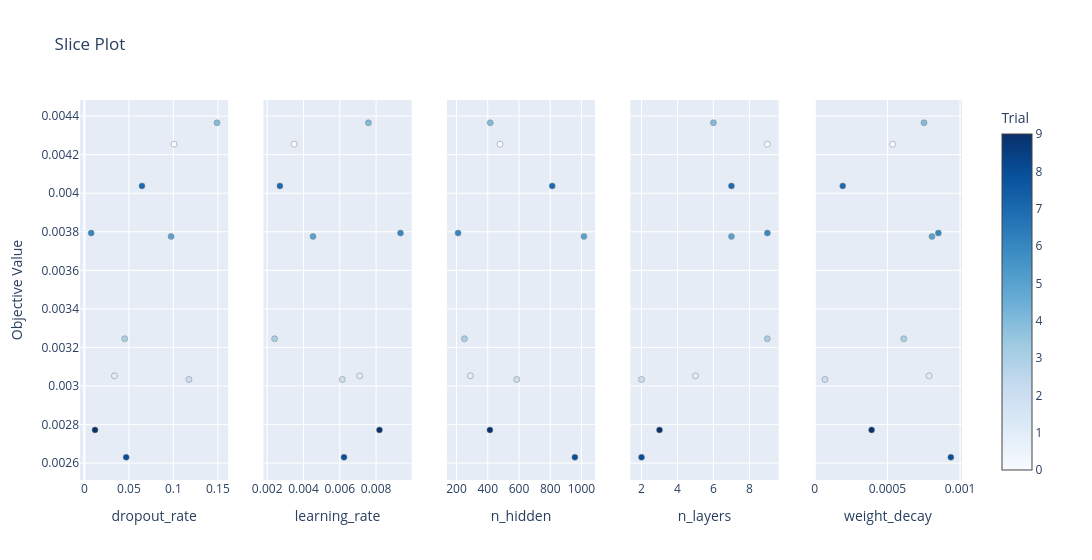

Notebook source saved alongside this figure:
### Code cell
optuna.visualization.plot_slice(study)

### Figure 1 — Plotly figure (JSON) as saved in the notebook; plotly's stock layout.template omitted (floating-point values rounded to 4 significant figures)
{"data": [{"marker": {"color": [0, 1, 2, 3, 4, 5, 6, 7, 8, 9], "colorbar": {"title": {"text": "Trial"}, "x": 1, "xpad": 40}, "colorscale": [[0, "rgb(247,251,255)"], [0.125, "rgb(222,235,247)"], [0.25, "rgb(198,219,239)"], [0.375, "rgb(158,202,225)"], [0.5, "rgb(107,174,214)"], [0.625, "rgb(66,146,198)"], [0.75, "rgb(33,113,181)"], [0.875, "rgb(8,81,156)"], [1, "rgb(8,48,107)"]], "line": {"color": "Grey", "width": 0.5}, "showscale": true}, "mode": "markers", "name": "Feasible Trial", "showlegend": false, "type": "scatter", "x": [0.1007, 0.03371, 0.1175, 0.04525, 0.1491, 0.09744, 0.007558, 0.06471, 0.04693, 0.01188], "xaxis": "x", "y": [0.004254, 0.003053, 0.003034, 0.003245, 0.004365, 0.003776, 0.003793, 0.004038, 0.002631, 0.002772], "yaxis": "y"}, {"marker": {"color": [0, 1, 2, 3, 4, 5, 6, 7, 8, 9], "colorbar": {"title": {"text": "Trial"}, "x": 1, "xpad": 40}, "colorscale": [[0, "rgb(247,251,255)"], [0.125, "rgb(222,235,247)"], [0.25, "rgb(198,219,239)"], [0.375, "rgb(158,202,225)"], [0.5, "rgb(107,174,214)"], [0.625, "rgb(66,146,198)"], [0.75, "rgb(33,113,181)"], [0.875, "rgb(8,81,156)"], [1, "rgb(8,48,107)"]], "line": {"color": "Grey", "width": 0.5}, "showscale": false}, "mode": "markers", "name": "Feasible Trial", "showlegend": false, "type": "scatter", "x": [0.003486, 0.007099, 0.006137, 0.00241, 0.007577, 0.004526, 0.009343, 0.002701, 0.006233, 0.008186], "xaxis": "x2", "y": [0.004254, 0.003053, 0.003034, 0.003245, 0.004365, 0.003776, 0.003793, 0.004038, 0.002631, 0.002772], "yaxis": "y2"}, {"marker": {"color": [0, 1, 2, 3, 4, 5, 6, 7, 8, 9], "colorbar": {"title": {"text": "Trial"}, "x": 1, "xpad": 40}, "colorscale": [[0, "rgb(247,251,255)"], [0.125, "rgb(222,235,247)"], [0.25, "rgb(198,219,239)"], [0.375, "rgb(158,202,225)"], [0.5, "rgb(107,174,214)"], [0.625, "rgb(66,146,198)"], [0.75, "rgb(33,113,181)"], [0.875, "rgb(8,81,156)"], [1, "rgb(8,48,107)"]], "line": {"color": "Grey", "width": 0.5}, "showscale": false}, "mode": "markers", "name": "Feasible Trial", "showlegend": false, "type": "scatter", "x": [478, 289, 586, 251, 416, 1016, 210, 813, 958, 414], "xaxis": "x3", "y": [0.004254, 0.003053, 0.003034, 0.003245, 0.004365, 0.003776, 0.003793, 0.004038, 0.002631, 0.002772], "yaxis": "y3"}, {"marker": {"color": [0, 1, 2, 3, 4, 5, 6, 7, 8, 9], "colorbar": {"title": {"text": "Trial"}, "x": 1, "xpad": 40}, "colorscale": [[0, "rgb(247,251,255)"], [0.125, "rgb(222,235,247)"], [0.25, "rgb(198,219,239)"], [0.375, "rgb(158,202,225)"], [0.5, "rgb(107,174,214)"], [0.625, "rgb(66,146,198)"], [0.75, "rgb(33,113,181)"], [0.875, "rgb(8,81,156)"], [1, "rgb(8,48,107)"]], "line": {"color": "Grey", "width": 0.5}, "showscale": false}, "mode": "markers", "name": "Feasible Trial", "showlegend": false, "type": "scatter", "x": [9, 5, 2, 9, 6, 7, 9, 7, 2, 3], "xaxis": "x4", "y": [0.004254, 0.003053, 0.003034, 0.003245, 0.004365, 0.003776, 0.003793, 0.004038, 0.002631, 0.002772], "yaxis": "y4"}, {"marker": {"color": [0, 1, 2, 3, 4, 5, 6, 7, 8, 9], "colorbar": {"title": {"text": "Trial"}, "x": 1, "xpad": 40}, "colorscale": [[0, "rgb(247,251,255)"], [0.125, "rgb(222,235,247)"], [0.25, "rgb(198,219,239)"], [0.375, "rgb(158,202,225)"], [0.5, "rgb(107,174,214)"], [0.625, "rgb(66,146,198)"], [0.75, "rgb(33,113,181)"], [0.875, "rgb(8,81,156)"], [1, "rgb(8,48,107)"]], "line": {"color": "Grey", "width": 0.5}, "showscale": false}, "mode": "markers", "name": "Feasible Trial", "showlegend": false, "type": "scatter", "x": [0.000536, 0.0007872, 7.013e-05, 0.0006125, 0.0007518, 0.0008066, 0.000851, 0.0001924, 0.0009367, 0.0003912], "xaxis": "x5", "y": [0.004254, 0.003053, 0.003034, 0.003245, 0.004365, 0.003776, 0.003793, 0.004038, 0.002631, 0.002772], "yaxis": "y5"}], "layout": {"title": {"text": "Slice Plot"}, "width": 1500, "xaxis": {"anchor": "y", "domain": [0, 0.168], "title": {"text": "dropout_rate"}}, "xaxis2": {"anchor": "y2", "domain": [0.208, 0.376], "title": {"text": "learning_rate"}}, "xaxis3": {"anchor": "y3", "domain": [0.416, 0.584], "title": {"text": "n_hidden"}}, "xaxis4": {"anchor": "y4", "domain": [0.624, 0.792], "title": {"text": "n_layers"}}, "xaxis5": {"anchor": "y5", "domain": [0.832, 1], "title": {"text": "weight_decay"}}, "yaxis": {"anchor": "x", "domain": [0, 1], "title": {"text": "Objective Value"}}, "yaxis2": {"anchor": "x2", "domain": [0, 1], "matches": "y", "showticklabels": false}, "yaxis3": {"anchor": "x3", "domain": [0, 1], "matches": "y", "showticklabels": false}, "yaxis4": {"anchor": "x4", "domain": [0, 1], "matches": "y", "showticklabels": false}, "yaxis5": {"anchor": "x5", "domain": [0, 1], "matches": "y", "showticklabels": false}}}
